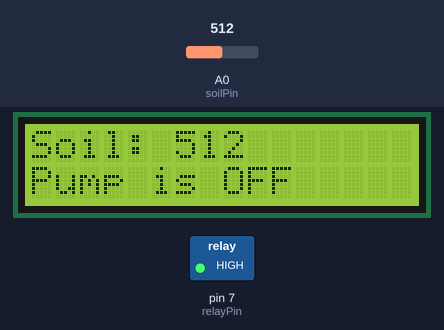
Recording of a sketch running on a simulated Arduino Uno, built with avr-gcc and run on an emulated ATmega328P. Shown: 16×2 character LCD, switched loads named in the sketch (green lamp = pin HIGH). The test bench sets the inputs (shaded band); at power-on: A0 (soilPin) = 512.

Above: at 2.7 s.
2.8 s: A0 (soilPin) set to 486
At 3.8 s:
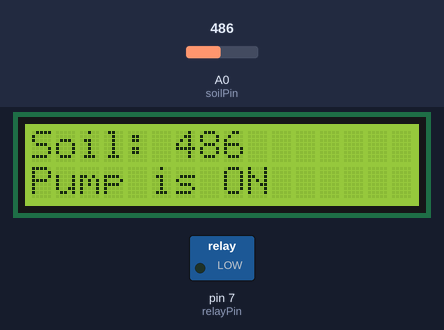
4.6 s: A0 (soilPin) set to 510
At 5.3 s:
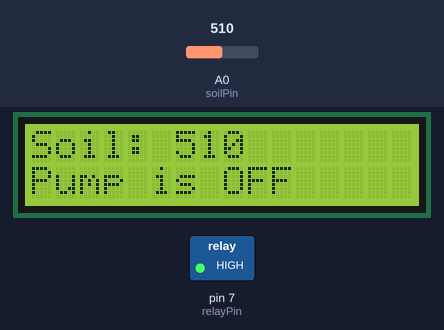
6.2 s: A0 (soilPin) set to 490
At 6.8 s:
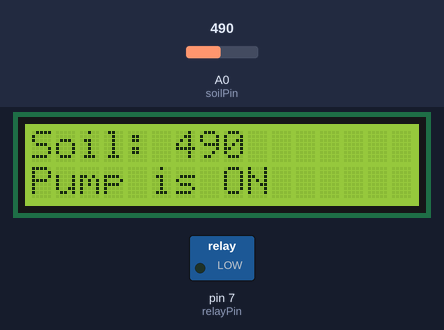
Timing chart, 0 to 9.2 s (numbered marks = the images above; inputs shaded):
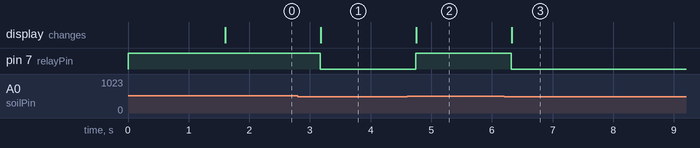

Measured:
- the behaviour switches between 500 and 499 on A0 (soilPin) (found by bisection; images 0 and 1)
- after the input at 2.8 s, pin 7 (relayPin): HIGH → LOW after 0.37 s; the display: changes after 0.38 s (image 1)
- after the input at 4.6 s, pin 7 (relayPin): LOW → HIGH after 0.14 s; the display: changes after 0.15 s (image 2)
- after the input at 6.2 s, pin 7 (relayPin): HIGH → LOW after 0.12 s; the display: changes after 0.13 s (image 3)

The sketch:

SOIL_LCD_AND_PUMP_ON_OFF.ino
```cpp
#include <Wire.h>
#include <LiquidCrystal_I2C.h>

// I2C LCD address usually 0x27 or 0x3F
LiquidCrystal_I2C lcd(0x27, 16, 2);

const int soilPin = A0;
const int relayPin = 7;

int threshold = 500;   // If soil value > 2000 => Pump ON

void setup() {
  pinMode(relayPin, OUTPUT);
  digitalWrite(relayPin, HIGH); // relay OFF for many relay modules (active LOW)

  lcd.init();
  lcd.backlight();

  lcd.setCursor(0, 0);
  lcd.print("Soil Monitor");
  delay(1500);
  lcd.clear();
}

void loop() {
  int soilValue = analogRead(soilPin);

  lcd.setCursor(0, 0);
  lcd.print("Soil: ");
  lcd.print(soilValue);
  lcd.print("    "); // clear extra digits

  if (soilValue < threshold) {
    digitalWrite(relayPin, LOW); // relay ON (active LOW)
    lcd.setCursor(0, 1);
    lcd.print("Pump is ON  ");
  } else {
    digitalWrite(relayPin, HIGH); // relay OFF
    lcd.setCursor(0, 1);
    lcd.print("Pump is OFF ");
  }

  delay(500);
}
```
